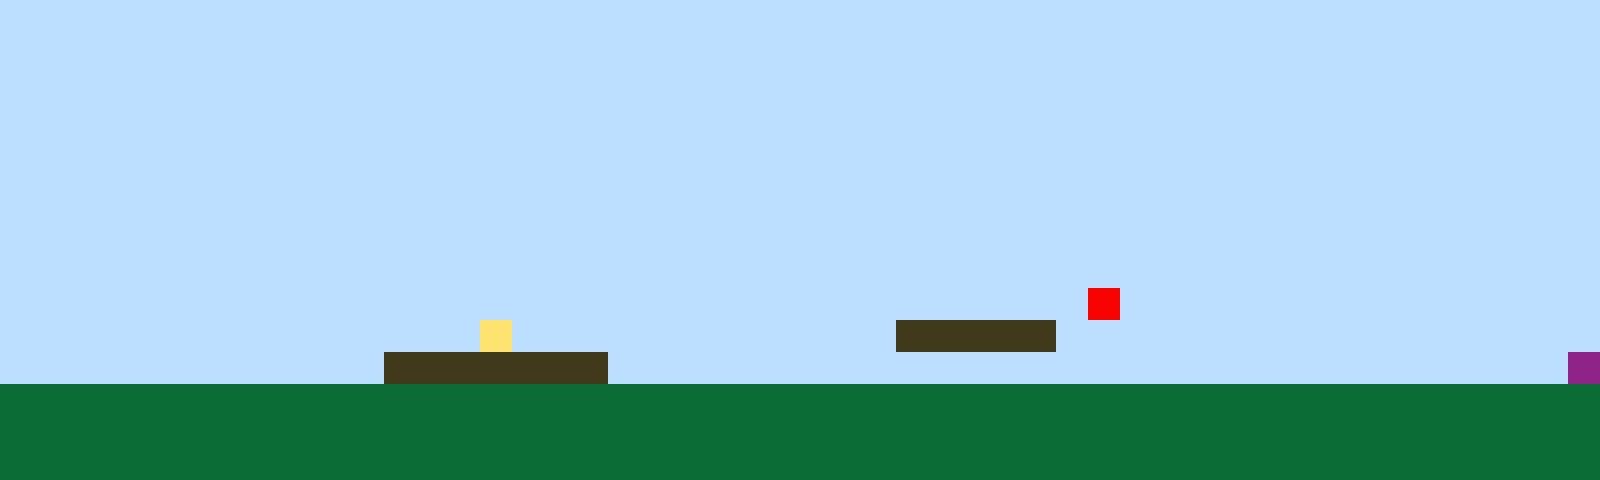

A 2D game scene composited from a Tiled map and its tileset images. What follows is a short description and the map's XML, with every tile layer's data as written:
An orthogonal 50x15 tile map with 32x32 px tiles, 1 tile layer (Tile Layer 1).

<map version="1.10" tiledversion="1.11.2" orientation="orthogonal" renderorder="right-up" width="50" height="15" tilewidth="32" tileheight="32" infinite="0" nextlayerid="2" nextobjectid="1"><editorsettings><export target="map1.csv" format="csv" /></editorsettings><tileset firstgid="1" name="sprites" tilewidth="32" tileheight="32" tilecount="6" columns="3"><image source="sprites.png" width="96" height="64" /></tileset><layer id="1" name="Tile Layer 1" width="50" height="15"><data encoding="csv">1,1,1,1,1,1,1,1,1,1,1,1,1,1,1,1,1,1,1,1,1,1,1,1,1,1,1,1,1,1,1,1,1,1,1,1,1,1,1,1,1,1,1,1,1,1,1,1,1,1,1,1,1,1,1,1,1,1,1,1,1,1,1,1,1,1,1,1,1,1,1,1,1,1,1,1,1,1,1,1,1,1,1,1,1,1,1,1,1,1,1,1,1,1,1,1,1,1,1,1,1,1,1,1,1,1,1,1,1,1,1,1,1,1,1,1,1,1,1,1,1,1,1,1,1,1,1,1,1,1,1,1,1,1,1,1,1,1,1,1,1,1,1,1,1,1,1,1,1,1,1,1,1,1,1,1,1,1,1,1,1,1,1,1,1,1,1,1,1,1,1,1,1,1,1,1,1,1,1,1,1,1,1,1,1,1,1,1,1,1,1,1,1,1,1,1,1,1,1,1,1,1,1,1,1,1,1,1,1,1,1,1,1,1,1,1,1,1,1,1,1,1,1,1,1,1,1,1,1,1,1,1,1,1,1,1,1,1,1,1,1,1,1,1,1,1,1,1,1,1,1,1,1,1,1,1,1,1,1,1,1,1,1,1,1,1,1,1,1,1,1,1,1,1,1,1,1,1,1,1,1,1,1,1,1,1,1,1,1,1,1,1,1,1,1,1,1,1,1,1,1,1,1,1,1,1,1,1,1,1,1,1,1,1,1,1,1,1,1,1,1,1,1,1,1,1,1,1,1,1,1,1,1,1,1,1,1,1,1,1,1,1,1,1,1,1,1,1,1,1,1,1,1,1,1,1,1,1,1,1,1,1,1,1,1,1,1,1,1,1,1,1,1,1,1,1,1,1,1,1,1,1,1,1,1,1,1,1,1,1,1,1,1,1,1,1,1,1,1,1,1,1,1,1,1,1,1,1,1,1,1,1,1,1,1,1,1,1,1,1,1,1,1,1,1,1,1,1,1,1,1,1,1,1,1,1,1,1,1,1,1,1,1,1,1,1,1,1,1,1,1,1,1,1,1,1,1,1,1,1,1,1,1,1,1,1,1,1,1,1,1,1,1,1,1,1,1,1,1,1,1,1,1,1,5,1,1,1,1,1,1,1,1,1,1,1,1,1,1,1,1,1,1,1,1,1,1,1,1,1,1,1,1,1,1,4,1,1,1,1,1,1,1,1,1,1,1,1,3,3,3,3,3,1,1,1,1,1,1,1,1,1,1,1,1,1,1,1,1,1,1,1,1,1,1,1,1,1,1,1,1,1,3,3,3,3,3,3,3,1,1,1,1,1,1,1,1,1,1,1,1,1,1,1,1,1,1,1,1,1,1,1,1,1,1,1,1,1,1,6,2,2,2,2,2,2,2,2,2,2,2,2,2,2,2,2,2,2,2,2,2,2,2,2,2,2,2,2,2,2,2,2,2,2,2,2,2,2,2,2,2,2,2,2,2,2,2,2,2,2,2,2,2,2,2,2,2,2,2,2,2,2,2,2,2,2,2,2,2,2,2,2,2,2,2,2,2,2,2,2,2,2,2,2,2,2,2,2,2,2,2,2,2,2,2,2,2,2,2,2,2,2,2,2,2,2,2,2,2,2,2,2,2,2,2,2,2,2,2,2,2,2,2,2,2,2,2,2,2,2,2,2,2,2,2,2,2,2,2,2,2,2,2,2,2,2,2,2,2,2</data></layer></map>
